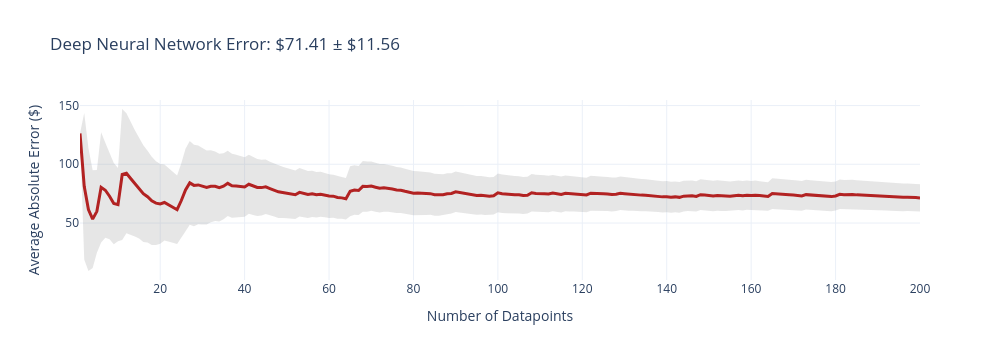
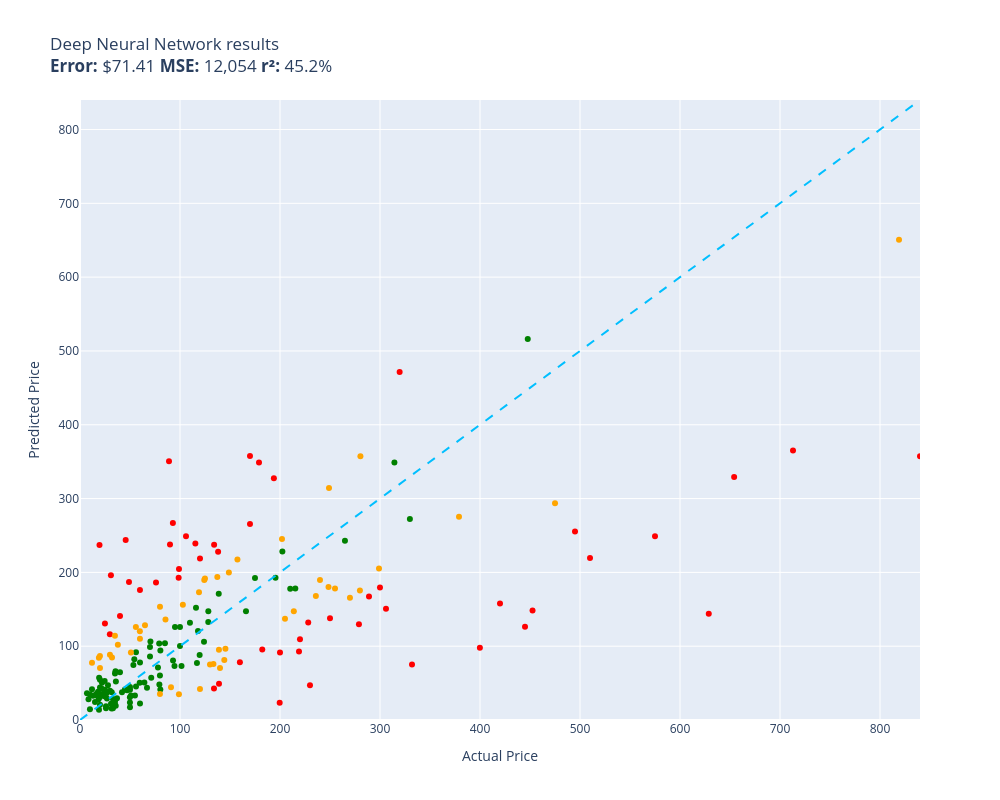

Notebook cell for these charts, in order:
### Code cell
def deep_neural_network(item):
    return runner.inference(item)

evaluate(deep_neural_network, test)

### Figure 1 — Plotly figure (JSON) as saved in the notebook; plotly's stock layout.template omitted (floating-point values rounded to 4 significant figures; data arrays with more than 128 entries replaced by an {"elided": "..."} marker saying what was removed)
{"data": [{"fill": "toself", "fillcolor": "rgba(128,128,128,0.2)", "hoverinfo": "skip", "line": {"color": "rgba(255,255,255,0)"}, "name": "95% CI", "showlegend": false, "type": "scatter", "x": {"elided": "400 int values"}, "y": {"elided": "400 float values"}}, {"customdata": {"elided": "200x1 float values"}, "hovertemplate": "n=%{x}<br>Avg Error=$%{y:,.2f}<br>±95% CI=$%{customdata[0]:,.2f}<extra></extra>", "line": {"color": "firebrick", "width": 3}, "mode": "lines", "name": "Cumulative Avg Error", "type": "scatter", "x": {"elided": "200 int values"}, "y": {"elided": "200 float values"}}], "layout": {"height": 360, "showlegend": false, "title": {"text": "Deep Neural Network Error: $71.41 ± $11.56"}, "width": 1000, "xaxis": {"title": {"text": "Number of Datapoints"}}, "yaxis": {"title": {"text": "Average Absolute Error ($)"}}}}

### Figure 2 — Plotly figure (JSON) as saved in the notebook; plotly's stock layout.template omitted (floating-point values rounded to 4 significant figures)
{"data": [{"customdata": [["Old Blood Noise Excess V2 Distortion Cho...\nGuess=$92.77 Actual=$219.00"], ["Stand for Raven Pro Document Scanner - P...\nGuess=$116.18 Actual=$29.85"], ["RBC12-UPC Replacement Battery Cartridge ...\nGuess=$47.20 Actual=$229.99"], ["Bam France 2002XL Contoured Hightech Bla...\nGuess=$365.05 Actual=$713.00"], ["Intermatic PX300 12V 300W Transformer wi...\nGuess=$42.66 Actual=$134.00"], ["Bam Trekking 3027SB Single Black Clarine...\nGuess=$75.16 Actual=$332.00"], ["DEWALT 20V MAX* XR Impact Driver with Bl...\nGuess=$148.38 Actual=$452.53"], ["Mini PC, Kinupute Desktop Computer E3-12...\nGuess=$255.53 Actual=$495.00"], ["Aolemi Oil Rubbed Bronze Single Function...\nGuess=$192.62 Actual=$98.65"], ["Deco Mount Pro Tripod Microphone Stand w...\nGuess=$176.08 Actual=$59.95"], ["GanFindX Portable Car Hand Controls for ...\nGuess=$78.22 Actual=$159.90"], ["Scranton & Co 3 Drawer Mobile File Cabin...\nGuess=$239.27 Actual=$115.35"], ["JRready ST6313 DT Deutsch Connector Kit,...\nGuess=$23.25 Actual=$199.68"], ["Dakota Alert MURS Alert Probe Sensor - M...\nGuess=$109.32 Actual=$219.99"], ["Diversitech WG840585 Motor, (Ddb) 1/3Hp,...\nGuess=$237.59 Actual=$134.12"], ["MC: Pindicator (Dual Intensity Amber)\nGuess=$140.96 Actual=$40.00"], ["Poison Spyder 10-08-020 Rocker Knocker\nGuess=$143.93 Actual=$628.76"], ["DIMARZIO 204284 DP 163FBK Blues Bucker G...\nGuess=$237.62 Actual=$89.99"], ["Lighted Triangle Mirror Cabinet Bathroom...\nGuess=$126.43 Actual=$445.00"], ["BESTILL Wall Mounted Shower Faucet Set, ...\nGuess=$186.12 Actual=$76.00"], ["ANZO USA 111207 GMC SIERRA 99-06 / YUKON...\nGuess=$95.60 Actual=$182.28"], ["Kingston Brass KS269SN Kingston Clawfoot...\nGuess=$150.66 Actual=$305.99"], ["EMART Photography C Stand with Boom Arm,...\nGuess=$218.94 Actual=$119.99"], ["KOHLER K-1185540-CP Assembly-Slider\nGuess=$243.83 Actual=$45.67"], ["Pioneer 2AM401-BN Two Handle Kitchen Fau...\nGuess=$132.06 Actual=$228.22"], ["Walker Exhaust Ultra EPA 16478 Direct Fi...\nGuess=$248.93 Actual=$574.99"], ["Urth 62mm UV, Circular Polarizing (CPL),...\nGuess=$49.22 Actual=$139.00"], ["Royal Designs, Inc. Decorative Abundant ...\nGuess=$130.69 Actual=$24.95"], ["Canon Sure Shot 90u 35mm Date Camera\nGuess=$97.88 Actual=$399.89"], ["Wilkinson LOW GAUSS Vintage Tone Strat S...\nGuess=$196.20 Actual=$30.93"], ["Ibanez M510OVS Acoustic Mandolin in Vint...\nGuess=$357.52 Actual=$169.99"], ["CradlePoint Compact Broadband Router (CB...\nGuess=$350.46 Actual=$89.00"], ["Universal Power Group 12V 100Ah Sealed L...\nGuess=$91.48 Actual=$199.99"], ["Auertech Portable Washing Machine, 14lbs...\nGuess=$204.68 Actual=$98.99"], ["18 Inch White Undermount Kitchen Sink - ...\nGuess=$348.79 Actual=$179.00"], ["ASUS VY279HE-W 27” 1080P Monitor - White...\nGuess=$227.95 Actual=$138.10"], ["Music Hall pa15.3 MM/MC Phono Preamplifi...\nGuess=$137.90 Actual=$250.00"], ["Lorell Bell Chair Glide, 2.5\", Black\nGuess=$237.23 Actual=$19.50"], ["4 Inches Rolled Muffler Tip Catback Exha...\nGuess=$327.45 Actual=$193.88"], ["Competition Clutch Disc and Pressure Pla...\nGuess=$219.58 Actual=$510.00"], ["KUNFINE Android Radio CarPlay & Android ...\nGuess=$248.94 Actual=$106.00"], ["VIPMOTOZ Sequential Turn Signal Premium ...\nGuess=$129.56 Actual=$278.94"], ["A-Premium Front Suspension Steering Knuc...\nGuess=$187.00 Actual=$48.99"], ["Venom Power Terra Hunter R/T+ R/T All-Te...\nGuess=$471.42 Actual=$319.65"], ["Audio Techinca ATW-T1002 System 10 Handh...\nGuess=$167.30 Actual=$289.00"], ["Dell XPS 13 9343-2727SLV 13.3\" Full HD S...\nGuess=$357.19 Actual=$839.99"], ["Pacific Drums PDCM1618TTRB 16 x 18 Inche...\nGuess=$157.88 Actual=$419.99"], ["Blanco 230966 Valea Stainless Steel Sink...\nGuess=$266.99 Actual=$92.88"], ["Empava 24\" Single Wall Ovens 10 Cooking ...\nGuess=$329.34 Actual=$654.14"], ["HP Laserjet 2100 Laser Printer W/Test Pr...\nGuess=$179.56 Actual=$299.98"], ["Xiaomi Redmi 10 2022 NFC 4G LTE (128GB +...\nGuess=$265.41 Actual=$169.99"]], "hovertemplate": "%{customdata[0]}<extra></extra>", "legendgroup": "red", "marker": {"color": "red", "size": 6, "symbol": "circle"}, "mode": "markers", "name": "red", "orientation": "v", "showlegend": true, "type": "scatter", "x": [219.0, 29.85, 230.0, 713.0, 134.0, 332.0, 452.5, 495.0, 98.65, 59.95, 159.9, 115.3, 199.7, 220.0, 134.1, 40.0, 628.8, 89.99, 445.0, 76.0, 182.3, 306.0, 120.0, 45.67, 228.2, 575.0, 139.0, 24.95, 399.9, 30.93, 170.0, 89.0, 200.0, 98.99, 179.0, 138.1, 250.0, 19.5, 193.9, 510.0, 106.0, 278.9, 48.99, 319.6, 289.0, 840.0, 420.0, 92.88, 654.1, 300.0, 170.0], "xaxis": "x", "y": [92.77, 116.2, 47.2, 365.0, 42.66, 75.16, 148.4, 255.5, 192.6, 176.1, 78.22, 239.3, 23.25, 109.3, 237.6, 141.0, 143.9, 237.6, 126.4, 186.1, 95.6, 150.7, 218.9, 243.8, 132.1, 248.9, 49.22, 130.7, 97.88, 196.2, 357.5, 350.5, 91.48, 204.7, 348.8, 227.9, 137.9, 237.2, 327.5, 219.6, 248.9, 129.6, 187.0, 471.4, 167.3, 357.2, 157.9, 267.0, 329.3, 179.6, 265.4], "yaxis": "y"}, {"customdata": [["telpo Headlight Assembly Fit For 15 Camr...\nGuess=$152.24 Actual=$115.99"], ["NewPower99 Battery Kit for Samsung Galax...\nGuess=$33.07 Actual=$54.95"], ["EXMAX NG-10X Fresnel Lens Focusing Adapt...\nGuess=$99.02 Actual=$69.98"], ["ACDelco GM Original Equipment FW339 Fron...\nGuess=$178.30 Actual=$215.33"], ["8544771 Dryer Heating Element, 279816 Th...\nGuess=$19.16 Actual=$35.74"], ["Pump Head TBVECHI 175PSI 4KW 5.5HP 21CFM...\nGuess=$272.16 Actual=$329.90"], ["46mm Digital Pro High-Resolution Close-U...\nGuess=$54.56 Actual=$19.99"], ["Innovative Percussion CB-6 Chamois Bass ...\nGuess=$82.30 Actual=$54.32"], ["Panasonic KX-TG6511B DECT 6.0 PLUS Expan...\nGuess=$103.51 Actual=$79.20"], ["LOVE MEI Galaxy S10 Lite Case, Military ...\nGuess=$28.56 Actual=$32.98"], ["GJY Portable TV,10.6 inch Mini TV for AT...\nGuess=$48.26 Actual=$79.36"], ["LD Products Compatible Toner Cartridge R...\nGuess=$41.02 Actual=$49.98"], ["APS iBoard 6-inch Aluminum (Black Powder...\nGuess=$177.89 Actual=$210.23"], ["CORSAIR Dominator Platinum RGB 32GB (2x1...\nGuess=$106.03 Actual=$124.00"], ["HK SYSTEMS 13\" Heavy Duty Black \"Push\" O...\nGuess=$104.12 Actual=$84.95"], ["SKB iSeries 3i-13096-6KP Case for BlackM...\nGuess=$192.42 Actual=$174.99"], ["June Garden 12\" Sweet Dolly Charlotte - ...\nGuess=$44.07 Actual=$19.99"], ["KOMPUTERBAY 4GB 2X 2GB DDR2 1066MHz PC2-...\nGuess=$41.25 Actual=$80.34"], ["Evergreen HSHB2005 Cylinder Head Gasket ...\nGuess=$50.56 Actual=$59.69"], ["15\" Locking Shower Head Extension Arm in...\nGuess=$60.40 Actual=$79.95"], ["Mylites+ Standard Comic Book Mylar Sleev...\nGuess=$62.97 Actual=$34.99"], ["DALDED LED Light Kit for Lego Sonic Gree...\nGuess=$38.24 Actual=$24.99"], ["152MM Hole Saws M42 Bi-Metal High Speed ...\nGuess=$38.12 Actual=$17.99"], ["Baseball Backpacks Large 18 Inch Bookbag...\nGuess=$37.54 Actual=$31.77"], ["Adams Check Payment and Deposit Register...\nGuess=$66.20 Actual=$35.49"], ["Fjallraven, Kanken Laptop 15\" Backpack f...\nGuess=$87.99 Actual=$119.65"], ["Projector, CRAZVIEW Projector with WiFi ...\nGuess=$74.61 Actual=$53.40"], ["Retevis RT68 Soft Earhook Walkie Talkie ...\nGuess=$36.30 Actual=$6.99"], ["Evan-Fischer Front Bumper Cover Compatib...\nGuess=$228.41 Actual=$202.38"], ["Laisomeke Waterproof Junction Box, Unive...\nGuess=$41.52 Actual=$11.99"], ["Webcem Solar Shed Light Outdoor Indoor, ...\nGuess=$71.01 Actual=$77.96"], ["Western Digital Enterprise RE4-GP 2TB SA...\nGuess=$131.72 Actual=$109.95"], ["Tablet PC Cover Compatible with Lenovo T...\nGuess=$15.62 Actual=$31.61"], ["Miyaya@ Funny Animal Masks Collection fo...\nGuess=$33.15 Actual=$16.99"], ["Ultra Duster Canned Air Net 10 Oz 6-Pack\nGuess=$30.76 Actual=$49.90"], ["Beck/Arnley 0421945 Air Filter\nGuess=$52.33 Actual=$35.87"], ["IQShield Screen Protector Compatible wit...\nGuess=$14.70 Actual=$9.95"], ["Liberty Imports 12 Pack: US Military Toy...\nGuess=$35.49 Actual=$16.98"], ["Neporal Full Spectrum Light Bulb, 6000K ...\nGuess=$28.01 Actual=$18.59"], ["Intrepid International Dressage Letters-...\nGuess=$29.23 Actual=$26.99"], ["KUNN Small Electrician Tool Pouch Utilit...\nGuess=$42.41 Actual=$21.99"], ["Trim Kit for 2-handle Shower & Tub Valve...\nGuess=$125.88 Actual=$94.99"], ["iPhone 12/12 Pro Nicaragua Guardabarranc...\nGuess=$20.56 Actual=$19.97"], ["Replacement Remote Control for PANASONIC...\nGuess=$19.83 Actual=$34.95"], ["KS K-STORM Replacement Silicone Mushroom...\nGuess=$28.26 Actual=$8.50"], ["LSSAGOON Backpack for Women Teen Kids Gi...\nGuess=$26.50 Actual=$33.99"], ["4LT LUMINETTE Vanity Opal GLS BSN\nGuess=$100.23 Actual=$99.99"], ["4pc Wheel Spacers Adapters 4\" (2inch Per...\nGuess=$77.36 Actual=$116.95"], ["GE RPWF SmartWater Comparable Refrigerat...\nGuess=$29.43 Actual=$36.99"], ["LSI Broadcom SAS 9300-8i 8-port 12Gb/s S...\nGuess=$120.45 Actual=$118.00"], ["NewFantasia Replacement Audio Cable with...\nGuess=$21.92 Actual=$31.00"], ["MONOCARBON Forged Carbon Fiber Case for ...\nGuess=$22.27 Actual=$59.99"], ["AC Compressor & A/C Kit For BMW 335i 335...\nGuess=$348.95 Actual=$314.41"], ["DuraGo 29515020 Front Hub Assembly\nGuess=$147.32 Actual=$128.34"], ["MXR Carbon Copy Deluxe Analog Delay Guit...\nGuess=$192.69 Actual=$195.50"], ["Berta (6 Pieces) 1-1/4 inch Overlay, 90 ...\nGuess=$52.78 Actual=$24.66"], ["Linkloos Solar Street Lights Outdoor Wat...\nGuess=$91.86 Actual=$55.99"], ["USB Charger, CIVIE High Speed 60W Multip...\nGuess=$34.77 Actual=$15.99"], ["Pyle Wireless Rear View Backup Camera - ...\nGuess=$106.45 Actual=$70.45"], ["Cardone 84-58642 New HEI Electronic Dist...\nGuess=$147.33 Actual=$165.99"], ["Kastar Battery Pack Replacement for Sony...\nGuess=$31.11 Actual=$19.99"], ["Amana Tool - SC587 Carbide Tipped 3-Wing...\nGuess=$57.12 Actual=$71.23"], ["AZX Stylus Pencil for Apple iPad Pro 202...\nGuess=$39.62 Actual=$29.99"], ["Raspberry Pi 3 Model B+ Aluminum Case Me...\nGuess=$24.52 Actual=$14.99"], ["Skullcandy Hesh Evo Bluetooth Headphones...\nGuess=$85.99 Actual=$69.99"], ["ROHL WSGUM3018WH Wire Sink Grids, White\nGuess=$132.79 Actual=$128.28"], ["LCD Screen for Dell Inspiron 17R 17.3\" H...\nGuess=$50.76 Actual=$64.37"], ["Diversitech UC2436-3 Ultralite Condenser...\nGuess=$94.24 Actual=$80.39"], ["200 ' feet True 14 Gauge AWG CCA Speaker...\nGuess=$41.29 Actual=$44.95"], ["APS iBoard (304 Stainless Steel Polished...\nGuess=$242.86 Actual=$264.95"], ["200 Couples Conversation Cards - Enjoy B...\nGuess=$15.75 Actual=$32.97"], ["The Puppet Company - Carpet-Unicorn, Whi...\nGuess=$14.00 Actual=$19.00"], ["KYX Racing Hardened Steel Center Drive S...\nGuess=$40.37 Actual=$46.99"], ["Baumgartens Sicurix Blank PVC ID Cards (...\nGuess=$57.39 Actual=$19.11"], ["OEM Samsung Remote Control Shipped with ...\nGuess=$45.54 Actual=$56.00"], ["Custom Engagement Logo Desk Embosser Sea...\nGuess=$23.82 Actual=$49.95"], ["520 Pieces Christmas Envelope Seal Stick...\nGuess=$15.83 Actual=$25.99"], ["LD Compatible Ink Cartridge Replacement ...\nGuess=$37.50 Actual=$41.99"], ["BestPricedDecals Wine A BIT, You'll Feel...\nGuess=$32.79 Actual=$12.98"], ["VATOS 4 Packs Bubble Machine Gun for Kid...\nGuess=$34.78 Actual=$22.88"], ["Steering Wheel, Carbon Fiber Automotive ...\nGuess=$516.31 Actual=$447.74"], ["BXYJY for Samsung Galaxy Z Fold 3 Case w...\nGuess=$17.39 Actual=$49.99"], ["VONADO Space Wars Colonial Viper MK1 Bui...\nGuess=$64.67 Actual=$39.99"], ["Replacement Remote Control fit for Sony ...\nGuess=$34.42 Actual=$9.99"], ["Disney Princess Sparkling Princess Sleep...\nGuess=$31.81 Actual=$24.95"], ["sabermaster TCG Playmat yugioh playmat T...\nGuess=$35.05 Actual=$21.99"], ["Star Wars Die-Cast Metal TITANIUM Series...\nGuess=$33.71 Actual=$22.70"], ["DuraGo BR5330 Front Vented Disc Brake Ro...\nGuess=$73.05 Actual=$101.51"], ["Glovion Music Stand Light, Clip On Piano...\nGuess=$47.11 Actual=$27.99"], ["Samsung DA97-07603B Freezer Ice Maker As...\nGuess=$80.58 Actual=$93.02"], ["Intex River Run Connect Lounge (Four)\nGuess=$73.23 Actual=$94.49"], ["Think Gizmos Build Your Own Robot Toys f...\nGuess=$40.82 Actual=$24.95"], ["Viola Bow 4/4 Full Size Carbon Fiber (Bl...\nGuess=$44.87 Actual=$49.99"], ["VTech Strum and Jam Kidi Musical Guitar ...\nGuess=$50.48 Actual=$21.99"], ["KZ ZS10 Pro in Ear Monitor Headphone KZ ...\nGuess=$43.80 Actual=$66.99"], ["Fender Hendrix Voodoo Child Coiled Instr...\nGuess=$77.83 Actual=$59.99"], ["W11130208 W10695459 Refrigerator LED Mod...\nGuess=$36.37 Actual=$26.59"], ["STICKGOO Peel and Stick Backsplash for K...\nGuess=$24.58 Actual=$34.99"], ["Garmin 010-12402-10 GT15M-TM Transom-Mou...\nGuess=$170.96 Actual=$138.74"], ["Fitness Center Gym Room Weight Train Dua...\nGuess=$125.91 Actual=$99.99"], ["Refresh NSF-53 Premium Replacement Refri...\nGuess=$33.32 Actual=$50.99"], ["NICKSTON Red Sparkling Glitter Slim Band...\nGuess=$18.63 Actual=$25.99"]], "hovertemplate": "%{customdata[0]}<extra></extra>", "legendgroup": "green", "marker": {"color": "green", "size": 6, "symbol": "circle"}, "mode": "markers", "name": "green", "orientation": "v", "showlegend": true, "type": "scatter", "x": [116.0, 54.95, 69.98, 215.3, 35.74, 329.9, 19.99, 54.32, 79.2, 32.98, 79.36, 49.98, 210.2, 124.0, 84.95, 175.0, 19.99, 80.34, 59.69, 79.95, 34.99, 24.99, 17.99, 31.77, 35.49, 119.7, 53.4, 6.99, 202.4, 11.99, 77.96, 110.0, 31.61, 16.99, 49.9, 35.87, 9.95, 16.98, 18.59, 26.99, 21.99, 94.99, 19.97, 34.95, 8.5, 33.99, 99.99, 117.0, 36.99, 118.0, 31.0, 59.99, 314.4, 128.3, 195.5, 24.66, 55.99, 15.99, 70.45, 166.0, 19.99, 71.23, 29.99, 14.99, 69.99, 128.3, 64.37, 80.39, 44.95, 264.9, 32.97, 19.0, 46.99, 19.11, 56.0, 49.95, 25.99, 41.99, 12.98, 22.88, 447.7, 49.99, 39.99, 9.99, 24.95, 21.99, 22.7, 101.5, 27.99, 93.02, 94.49, 24.95, 49.99, 21.99, 66.99, 59.99, 26.59, 34.99, 138.7, 99.99, 50.99, 25.99], "xaxis": "x", "y": [152.2, 33.07, 99.02, 178.3, 19.16, 272.2, 54.56, 82.3, 103.5, 28.56, 48.26, 41.02, 177.9, 106.0, 104.1, 192.4, 44.07, 41.25, 50.56, 60.4, 62.97, 38.24, 38.12, 37.54, 66.2, 87.99, 74.61, 36.3, 228.4, 41.52, 71.01, 131.7, 15.62, 33.15, 30.76, 52.33, 14.7, 35.49, 28.01, 29.23, 42.41, 125.9, 20.56, 19.83, 28.26, 26.5, 100.2, 77.36, 29.43, 120.4, 21.92, 22.27, 349.0, 147.3, 192.7, 52.78, 91.86, 34.77, 106.5, 147.3, 31.11, 57.12, 39.62, 24.52, 85.99, 132.8, 50.76, 94.24, 41.29, 242.9, 15.75, 14.0, 40.37, 57.39, 45.54, 23.82, 15.83, 37.5, 32.79, 34.78, 516.3, 17.39, 64.67, 34.42, 31.81, 35.05, 33.71, 73.05, 47.11, 80.58, 73.23, 40.82, 44.87, 50.48, 43.8, 77.83, 36.37, 24.58, 171.0, 125.9, 33.32, 18.63], "yaxis": "y"}, {"customdata": [["SuppliesOutlet Compatible Toner Cartridg...\nGuess=$81.22 Actual=$144.29"], ["Metabo HPT 36V MultiVolt™ Cordless Rotar...\nGuess=$275.28 Actual=$379.00"], ["PEMP E65 E66 CDC Simulate Optical Fiber ...\nGuess=$173.12 Actual=$119.00"], ["Clementoni 39132.5 Jigsaw Puzzle 1,000 P...\nGuess=$35.07 Actual=$79.95"], ["10GBase-LR SFP+ Transceiver, Handar 10GB...\nGuess=$70.59 Actual=$19.99"], ["Canon EOS Rebel T7 Digital SLR Camera wi...\nGuess=$650.50 Actual=$819.00"], ["Task T24287 Roman Ogee Router Bit with 1...\nGuess=$126.17 Actual=$55.88"], ["Travelpro Platinum Elite Slim Business L...\nGuess=$147.32 Actual=$213.83"], ["Southwire 120V/15A Right Angle User Atta...\nGuess=$102.09 Actual=$37.87"], ["Tidal Front + Rear Fender Flares 4PC Poc...\nGuess=$178.24 Actual=$254.99"], ["Wenger City Upgrade Laptop Backpack with...\nGuess=$96.59 Actual=$145.42"], ["AUTOFREE LED Tail Lights Assembly Compat...\nGuess=$245.09 Actual=$201.99"], ["3D Tree Hole Branches 075 Stair Risers D...\nGuess=$75.26 Actual=$129.99"], ["KOHLER 18865-CP Filtered Water Faucet, P...\nGuess=$293.69 Actual=$475.00"], ["Sumerain S1339CM Double Handle Widesprea...\nGuess=$167.92 Actual=$235.86"], ["Festool 492370 Platin 2 S1000 Grit 6-Inc...\nGuess=$44.29 Actual=$91.00"], ["VLAND LED Smoked Taillights Compatible F...\nGuess=$189.52 Actual=$239.99"], ["PM Auto Front Right Quick Complete Strut...\nGuess=$191.82 Actual=$124.94"], ["Trail Gear Twin Stick Kit for Top Shift ...\nGuess=$175.58 Actual=$279.92"], ["Engine Thermostat, Replace 19301-PAA-306...\nGuess=$84.25 Actual=$18.89"], ["Dell Optiplex 390 Desktop Computer i3 3....\nGuess=$189.81 Actual=$124.27"], ["Pidoko Kids Train Table, Grey with 90 Pc...\nGuess=$42.13 Actual=$119.97"], ["Satco S9596, 4 Count (Pack of 1), 4.18\nGuess=$77.51 Actual=$12.00"], ["Ceramic Talavera Mexican Tile 4x4\", 9 Pi...\nGuess=$88.25 Actual=$29.95"], ["Marvel Legends Series X-Men 6-Inch Archa...\nGuess=$34.88 Actual=$98.95"], ["LEGO Marvel Avengers War Machine Buster ...\nGuess=$110.23 Actual=$59.95"], ["Grey Pneumatic 1311SD Impact Socket Set\nGuess=$217.56 Actual=$157.43"], ["Aeromotive 13304 Regulator, X1 Adjustabl...\nGuess=$165.70 Actual=$269.95"], ["MGP Caliper Covers 39011SACURD Red Powde...\nGuess=$314.23 Actual=$249.00"], ["Mikrotik RB3011UIAS-RM RouterBOARD 10xGi...\nGuess=$205.13 Actual=$299.00"], ["Chalkboard Name Badges with Magnetic Bac...\nGuess=$86.61 Actual=$19.95"], ["GENUINE VOLVO THERMOSTAT (3.0, 3.2) S60 ...\nGuess=$156.25 Actual=$102.85"], ["Hp Pavilion P7-1257c Motherboard Aahd3-h...\nGuess=$120.33 Actual=$59.86"], ["New Replacement seat cover fits Yamaha M...\nGuess=$95.31 Actual=$138.95"], ["Evan Fischer Radiator Cooling Fan Assemb...\nGuess=$193.68 Actual=$137.34"], ["ECCPP Power Steering Pump for 2009-2010 ...\nGuess=$136.16 Actual=$85.48"], ["UPR Mach 1 Chin Spoiler Fits 94-98 Musta...\nGuess=$128.33 Actual=$64.99"], ["SP Air Corporation SP-8102BU 1/4-Inch He...\nGuess=$137.20 Actual=$204.99"], ["CTLAMP XL-2100 Professional Quality XL-2...\nGuess=$84.61 Actual=$32.00"], ["StonKraft Brass Chess Board Game Set wit...\nGuess=$70.41 Actual=$140.00"], ["Vinyl Soft Top Roll-up Adjustable Truck ...\nGuess=$199.78 Actual=$148.88"], ["PowerSport Front Rear Brakes and Rotors ...\nGuess=$180.14 Actual=$248.51"], ["Targus CityGear Durable Backpack, Black,...\nGuess=$75.76 Actual=$133.43"], ["Jada Toys Ryan's World Combo Panda Airli...\nGuess=$114.27 Actual=$34.94"], ["Pyle 2x120 Watt Home Audio Speaker Power...\nGuess=$91.34 Actual=$50.92"], ["MonMount Triple Monitor Stand Freestandi...\nGuess=$153.28 Actual=$79.99"], ["For Volvo C70 S70 V70 V40 S40 AC Compres...\nGuess=$357.28 Actual=$280.41"]], "hovertemplate": "%{customdata[0]}<extra></extra>", "legendgroup": "orange", "marker": {"color": "orange", "size": 6, "symbol": "circle"}, "mode": "markers", "name": "orange", "orientation": "v", "showlegend": true, "type": "scatter", "x": [144.3, 379.0, 119.0, 79.95, 19.99, 819.0, 55.88, 213.8, 37.87, 255.0, 145.4, 202.0, 130.0, 475.0, 235.9, 91.0, 240.0, 124.9, 279.9, 18.89, 124.3, 120.0, 12.0, 29.95, 98.95, 59.95, 157.4, 269.9, 249.0, 299.0, 19.95, 102.8, 59.86, 138.9, 137.3, 85.48, 64.99, 205.0, 32.0, 140.0, 148.9, 248.5, 133.4, 34.94, 50.92, 79.99, 280.4], "xaxis": "x", "y": [81.22, 275.3, 173.1, 35.07, 70.59, 650.5, 126.2, 147.3, 102.1, 178.2, 96.59, 245.1, 75.26, 293.7, 167.9, 44.29, 189.5, 191.8, 175.6, 84.25, 189.8, 42.13, 77.51, 88.25, 34.88, 110.2, 217.6, 165.7, 314.2, 205.1, 86.61, 156.2, 120.3, 95.31, 193.7, 136.2, 128.3, 137.2, 84.61, 70.41, 199.8, 180.1, 75.76, 114.3, 91.34, 153.3, 357.3], "yaxis": "y"}, {"hoverinfo": "skip", "line": {"color": "deepskyblue", "dash": "dash", "width": 2}, "mode": "lines", "name": "y = x", "showlegend": false, "type": "scatter", "x": [0, 840.0], "y": [0, 840.0]}], "layout": {"height": 800, "legend": {"title": {"text": "color"}, "tracegroupgap": 0}, "showlegend": false, "title": {"text": "Deep Neural Network results<br><b>Error:</b> $71.41 <b>MSE:</b> 12,054 <b>r²:</b> 45.2%"}, "width": 1000, "xaxis": {"anchor": "y", "domain": [0, 1], "range": [0, 840.0], "title": {"text": "Actual Price"}}, "yaxis": {"anchor": "x", "domain": [0, 1], "range": [0, 840.0], "title": {"text": "Predicted Price"}}}}
